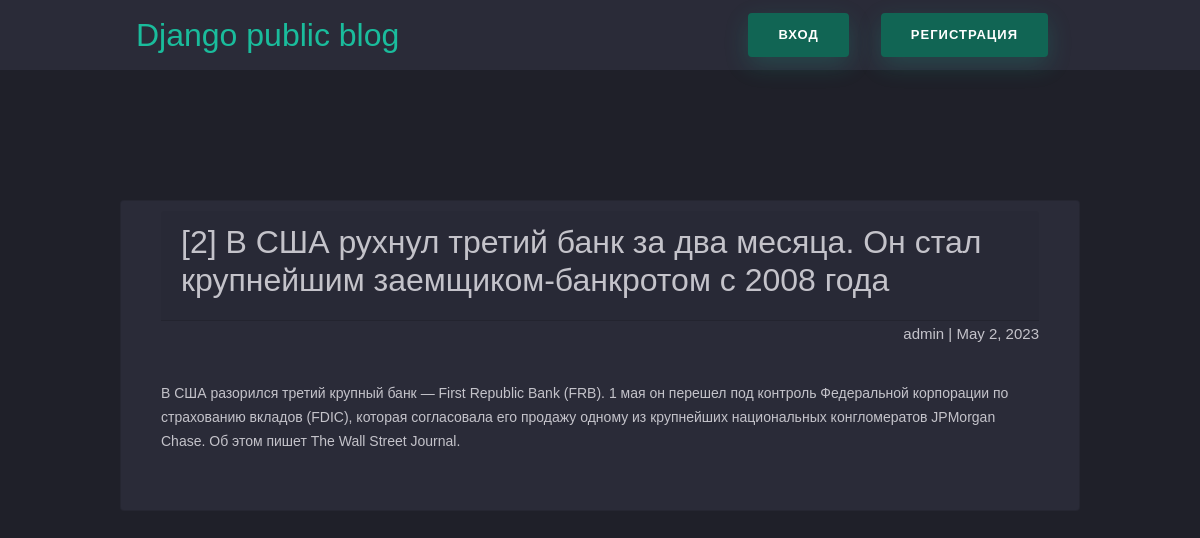
Page /article/3 on the committed database.
### articles2/models.py (models this page shows, shortened)
class Article(models.Model):
    title = models.CharField(max_length=200)
    author = models.ForeignKey(User, on_delete=models.CASCADE)
    text = models.TextField()
    created_date = models.DateField(auto_now_add=True)

### articles2/views.py (the view)
# urls.py: re_path(r'^article/(?P<article_id>\d+)$', views.get_article, name='get_article'),
def get_article(request, article_id):
	try:
		post = Article.objects.get(id=article_id)
		return render(request, 'article.html', {"post": post})
	except Article.DoesNotExist:
		raise Http404

### articles2/templates/article.html (shortened to what this page needs)
<head>
    <link rel="stylesheet" href="https://cdn.jsdelivr.net/npm/bootstrap@4.3.1/dist/css/bootstrap.min.css">
</head>
<body>
	<div class="nav-wrapper">
	<nav class="navbar navbar-dark justify-content-between my-auto">
		<a href="/">Django public blog</a>
		{% if request.user.is_authenticated %}
		<div class="d-flex my-auto">
			<p class="my-auto username-label">{{ user.username }}</p>
			<a href="/logout"><button class="btn btn-outline-success mx-3">Выйти</button></a>
			<a href="/article/new"><button class="btn btn-outline-success mx-3">Написать статью</button></a>
		</div>
		{% else %}
		<div class="d-flex my-auto">
			<a href="/login"><button class="btn mx-3">Вход</button></a>
			<a href="register"><button class="btn btn-outline-success mx-3" type="submit">Регистрация</button></a>
		</div>
		{% endif %}
	  </nav>
	</div>
	<div class="archive">
		<div class="card mb-4 pb-4">
				<div class="card-header">
					<h2 class="post-title">{{ post.title }}</h2>
				</div>
				<div class="article-info">
					<span>{{ post.author.username }}</span>   |   <span>{{ post.created_date }}</span>
				</div>
				<p class="article-text">{{ post.text|linebreaks }}</p>
		</div>
	</div>
	</body>

### articles2/templates/article.html (style rules this page uses)
nav > a { font-size: xx-large; }
.article-info, nav { margin-right: 0; margin-left: auto; margin-bottom: 20px; }
.card { background-color: #2a2b38; padding: 10px 40px; }
.nav-wrapper { background-color: #2a2b38; position: fixed; width: 100%; z-index: 100; border-bottom: #1f2029 solid 10px; }
.btn { border-radius: 4px; height: 44px; font-size: 13px; font-weight: 600; text-transform: uppercase; -webkit-transition: all 200ms linear; transition: all 200ms linear; padding: 0 30px; letter-spacing: 1px; display: -webkit-inline-flex; display: -ms-inline-flexbox; display: inline-flex; -webkit-align-items: center; -moz-align-items: center; -ms-align-items: center; align-items: center; -webkit-justify-content: center; -moz-justify-content: center; -ms-justify-content: center; justify-content: center; -ms-flex-pack: center; text-align: center; border: none; background-color: #116554; color: #ffffff; box-shadow: 0 8px 24px 0 #1abc9c33; }
body { font-family: 'Poppins', sans-serif; font-weight: 300; font-size: 15px; line-height: 1.7; color: #c4c3ca; background-color: #1f2029; overflow-x: hidden; }
a { cursor: pointer; transition: all 200ms linear; color: #1abc9c; text-decoration: none; }
p { font-weight: 500; font-size: 14px; line-height: 1.7; }
.archive, nav { width: 960px; margin-left: auto; margin-right: auto; }
.archive { padding-top: 200px; }

### rows in the picture
Article: title "[2] В США рухнул третий банк за два месяца. Он стал крупнейшим заемщиком-банкротом с 2008 года", author.username "admin", created_date "May 2, 2023", text "В США разорился третий крупный банк — First Republic Bank (FRB). 1 мая он перешел под контроль Федеральной корпорации по страхованию вкладов (FDIC), которая согласовала его продажу одному из крупнейших национальных конгломератов JPMorgan Chase. Об этом пишет The Wall Street Journal."
